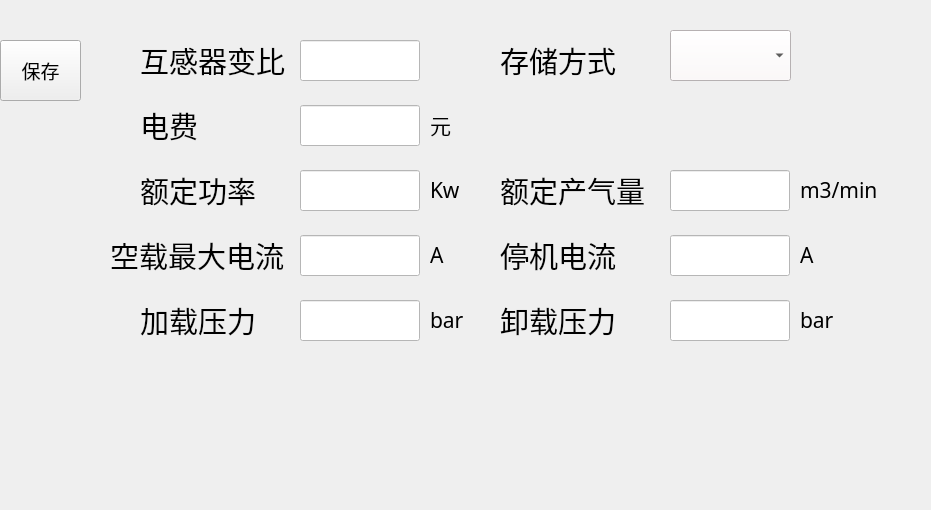
   <widget class="QWidget" name="widget" native="true">
    <property name="geometry">
     <rect>
      <x>0</x>
      <y>90</y>
      <width>931</width>
      <height>510</height>
     </rect>
    </property>
    <widget class="QLabel" name="label_IPower_name_180">
     <property name="geometry">
      <rect>
       <x>500</x>
       <y>40</y>
       <width>151</width>
       <height>40</height>
      </rect>
     </property>
     <property name="font">
      <font>
       <family>微软雅黑</family>
       <pointsize>22</pointsize>
      </font>
     </property>
     <property name="text">
      <string>存储方式</string>
     </property>
    </widget>
    <widget class="QLabel" name="label_IPower_name_179">
     <property name="geometry">
      <rect>
       <x>140</x>
       <y>40</y>
       <width>151</width>
       <height>40</height>
      </rect>
     </property>
     <property name="font">
      <font>
       <family>微软雅黑</family>
       <pointsize>22</pointsize>
      </font>
     </property>
     <property name="text">
      <string>互感器变比</string>
     </property>
    </widget>
    <widget class="QLabel" name="label_IPower_name_181">
     <property name="geometry">
      <rect>
       <x>140</x>
       <y>105</y>
       <width>151</width>
       <height>40</height>
      </rect>
     </property>
     <property name="font">
      <font>
       <family>微软雅黑</family>
       <pointsize>22</pointsize>
      </font>
     </property>
     <property name="text">
      <string>电费</string>
     </property>
    </widget>
    <widget class="QLabel" name="label_IPower_name_182">
     <property name="geometry">
      <rect>
       <x>140</x>
       <y>170</y>
       <width>151</width>
       <height>40</height>
      </rect>
     </property>
     <property name="font">
      <font>
       <family>微软雅黑</family>
       <pointsize>22</pointsize>
      </font>
     </property>
     <property name="text">
      <string>额定功率</string>
     </property>
    </widget>
    <widget class="QLabel" name="label_IPower_name_183">
     <property name="geometry">
      <rect>
       <x>500</x>
       <y>170</y>
       <width>151</width>
       <height>40</height>
      </rect>
     </property>
     <property name="font">
      <font>
       <family>微软雅黑</family>
       <pointsize>22</pointsize>
      </font>
     </property>
     <property name="text">
      <string>额定产气量</string>
     </property>
    </widget>
    <widget class="QLabel" name="label_IPower_name_189">
     <property name="geometry">
      <rect>
       <x>110</x>
       <y>235</y>
       <width>181</width>
       <height>40</height>
      </rect>
     </property>
     <property name="font">
      <font>
       <family>微软雅黑</family>
       <pointsize>22</pointsize>
      </font>
     </property>
     <property name="text">
      <string>空载最大电流</string>
     </property>
    </widget>
    <widget class="QLabel" name="label_IPower_name_190">
     <property name="geometry">
      <rect>
       <x>500</x>
       <y>235</y>
       <width>151</width>
       <height>40</height>
      </rect>
     </property>
     <property name="font">
      <font>
       <family>微软雅黑</family>
       <pointsize>22</pointsize>
      </font>
     </property>
     <property name="text">
      <string>停机电流</string>
     </property>
    </widget>
    <widget class="QLabel" name="label_IPower_name_191">
     <property name="geometry">
      <rect>
       <x>140</x>
       <y>300</y>
       <width>151</width>
       <height>40</height>
      </rect>
     </property>
     <property name="font">
      <font>
       <family>微软雅黑</family>
       <pointsize>22</pointsize>
      </font>
     </property>
     <property name="text">
      <string>加载压力</string>
     </property>
    </widget>
    <widget class="QLabel" name="label_IPower_name_200">
     <property name="geometry">
      <rect>
       <x>500</x>
       <y>300</y>
       <width>161</width>
       <height>40</height>
      </rect>
     </property>
     <property name="font">
      <font>
       <family>微软雅黑</family>
       <pointsize>22</pointsize>
      </font>
     </property>
     <property name="text">
      <string>卸载压力</string>
     </property>
    </widget>
    <widget class="QPushButton" name="pushButton_12">
     <property name="geometry">
      <rect>
       <x>0</x>
       <y>40</y>
       <width>81</width>
       <height>61</height>
      </rect>
     </property>
     <property name="font">
      <font>
       <family>微软雅黑</family>
       <pointsize>14</pointsize>
      </font>
     </property>
     <property name="styleSheet">
      <string notr="true">border-image: url(:/new/prefix1/btn.qss);</string>
     </property>
     <property name="text">
      <string>保存</string>
     </property>
    </widget>
    <widget class="QLineEdit" name="lineEdit_radio">
     <property name="geometry">
      <rect>
       <x>300</x>
       <y>40</y>
       <width>120</width>
       <height>41</height>
      </rect>
     </property>
     <property name="font">
      <font>
       <family>微软雅黑</family>
       <pointsize>22</pointsize>
      </font>
     </property>
     <property name="styleSheet">
      <string notr="true">background-color: rgb(255, 255, 255);</string>
     </property>
     <property name="text">
      <string/>
     </property>
     <property name="maxLength">
      <number>10</number>
     </property>
    </widget>
    <widget class="QLineEdit" name="lineEdit_charge">
     <property name="geometry">
      <rect>
       <x>300</x>
       <y>105</y>
       <width>120</width>
       <height>41</height>
      </rect>
     </property>
     <property name="font">
      <font>
       <family>微软雅黑</family>
       <pointsize>22</pointsize>
      </font>
     </property>
     <property name="styleSheet">
      <string notr="true">background-color: rgb(255, 255, 255);</string>
     </property>
     <property name="text">
      <string/>
     </property>
     <property name="maxLength">
      <number>10</number>
     </property>
    </widget>
    <widget class="QLineEdit" name="lineEdit_power">
     <property name="geometry">
      <rect>
       <x>300</x>
       <y>170</y>
       <width>120</width>
       <height>41</height>
      </rect>
     </property>
     <property name="font">
      <font>
       <family>微软雅黑</family>
       <pointsize>22</pointsize>
      </font>
     </property>
     <property name="styleSheet">
      <string notr="true">background-color: rgb(255, 255, 255);</string>
     </property>
     <property name="text">
      <string/>
     </property>
     <property name="maxLength">
      <number>10</number>
     </property>
    </widget>
    <widget class="QLineEdit" name="lineEdit_current_idle_max">
     <property name="geometry">
      <rect>
       <x>300</x>
       <y>235</y>
       <width>120</width>
       <height>41</height>
      </rect>
     </property>
     <property name="font">
      <font>
       <family>微软雅黑</family>
       <pointsize>22</pointsize>
      </font>
     </property>
     <property name="styleSheet">
      <string notr="true">background-color: rgb(255, 255, 255);</string>
     </property>
     <property name="text">
      <string/>
     </property>
     <property name="maxLength">
      <number>10</number>
     </property>
    </widget>
    <widget class="QLineEdit" name="lineEdit_loading_pressure">
     <property name="geometry">
      <rect>
       <x>300</x>
       <y>300</y>
       <width>120</width>
       <height>41</height>
      </rect>
     </property>
     <property name="font">
      <font>
       <family>微软雅黑</family>
       <pointsize>22</pointsize>
      </font>
     </property>
     <property name="styleSheet">
      <string notr="true">background-color: rgb(255, 255, 255);</string>
     </property>
     <property name="text">
      <string/>
     </property>
     <property name="maxLength">
      <number>10</number>
     </property>
    </widget>
    <widget class="QLineEdit" name="lineEdit_gas">
     <property name="geometry">
      <rect>
       <x>670</x>
       <y>170</y>
       <width>120</width>
       <height>41</height>
      </rect>
     </property>
     <property name="font">
      <font>
       <family>微软雅黑</family>
       <pointsize>22</pointsize>
      </font>
     </property>
     <property name="styleSheet">
      <string notr="true">background-color: rgb(255, 255, 255);</string>
     </property>
     <property name="text">
      <string/>
     </property>
     <property name="maxLength">
      <number>10</number>
     </property>
    </widget>
    <widget class="QLineEdit" name="lineEdit_current_down_max">
     <property name="geometry">
      <rect>
       <x>670</x>
       <y>235</y>
       <width>120</width>
       <height>41</height>
      </rect>
     </property>
     <property name="font">
      <font>
       <family>微软雅黑</family>
       <pointsize>22</pointsize>
      </font>
     </property>
     <property name="styleSheet">
      <string notr="true">background-color: rgb(255, 255, 255);</string>
     </property>
     <property name="text">
      <string/>
     </property>
     <property name="maxLength">
      <number>10</number>
     </property>
    </widget>
    <widget class="QLineEdit" name="lineEdit_unloading_pressure">
     <property name="geometry">
      <rect>
       <x>670</x>
       <y>300</y>
       <width>120</width>
       <height>41</height>
      </rect>
     </property>
     <property name="font">
      <font>
       <family>微软雅黑</family>
       <pointsize>22</pointsize>
      </font>
     </property>
     <property name="styleSheet">
      <string notr="true">background-color: rgb(255, 255, 255);</string>
     </property>
     <property name="text">
      <string/>
     </property>
     <property name="maxLength">
      <number>10</number>
     </property>
    </widget>
    <widget class="QComboBox" name="comboBox_store_type">
     <property name="geometry">
      <rect>
       <x>670</x>
       <y>30</y>
       <width>121</width>
       <height>51</height>
      </rect>
     </property>
     <property name="font">
      <font>
       <family>微软雅黑</family>
       <pointsize>22</pointsize>
      </font>
     </property>
     <property name="styleSheet">
      <string notr="true">background-color: rgb(255, 248, 249);</string>
     </property>
     <property name="maxCount">
      <number>3</number>
     </property>
    </widget>
    <widget class="QLabel" name="label_IPower_name_184">
     <property name="geometry">
      <rect>
       <x>430</x>
       <y>105</y>
       <width>51</width>
       <height>40</height>
      </rect>
     </property>
     <property name="font">
      <font>
       <family>微软雅黑</family>
       <pointsize>16</pointsize>
      </font>
     </property>
     <property name="text">
      <string>元</string>
     </property>
    </widget>
    <widget class="QLabel" name="label_IPower_name_185">
     <property name="geometry">
      <rect>
       <x>430</x>
       <y>170</y>
       <width>51</width>
       <height>40</height>
      </rect>
     </property>
     <property name="font">
      <font>
       <family>微软雅黑</family>
       <pointsize>16</pointsize>
      </font>
     </property>
     <property name="text">
      <string>Kw</string>
     </property>
    </widget>
    <widget class="QLabel" name="label_IPower_name_186">
     <property name="geometry">
      <rect>
       <x>430</x>
       <y>235</y>
       <width>51</width>
       <height>40</height>
      </rect>
     </property>
     <property name="font">
      <font>
       <family>微软雅黑</family>
       <pointsize>16</pointsize>
      </font>
     </property>
     <property name="text">
      <string>A</string>
     </property>
    </widget>
    <widget class="QLabel" name="label_IPower_name_187">
     <property name="geometry">
      <rect>
       <x>430</x>
       <y>300</y>
       <width>51</width>
       <height>40</height>
      </rect>
     </property>
     <property name="font">
      <font>
       <family>微软雅黑</family>
       <pointsize>16</pointsize>
      </font>
     </property>
     <property name="text">
      <string>bar</string>
     </property>
    </widget>
    <widget class="QLabel" name="label_IPower_name_188">
     <property name="geometry">
      <rect>
       <x>800</x>
       <y>300</y>
       <width>51</width>
       <height>40</height>
      </rect>
     </property>
     <property name="font">
      <font>
       <family>微软雅黑</family>
       <pointsize>16</pointsize>
      </font>
     </property>
     <property name="text">
      <string>bar</string>
     </property>
    </widget>
    <widget class="QLabel" name="label_IPower_name_192">
     <property name="geometry">
      <rect>
       <x>800</x>
       <y>235</y>
       <width>51</width>
       <height>40</height>
      </rect>
     </property>
     <property name="font">
      <font>
       <family>微软雅黑</family>
       <pointsize>16</pointsize>
      </font>
     </property>
     <property name="text">
      <string>A</string>
     </property>
    </widget>
    <widget class="QLabel" name="label_gas_produce_rated">
     <property name="geometry">
      <rect>
       <x>800</x>
       <y>170</y>
       <width>91</width>
       <height>40</height>
      </rect>
     </property>
     <property name="font">
      <font>
       <family>微软雅黑</family>
       <pointsize>16</pointsize>
      </font>
     </property>
     <property name="text">
      <string>m3/min</string>
     </property>
    </widget>
   </widget>
